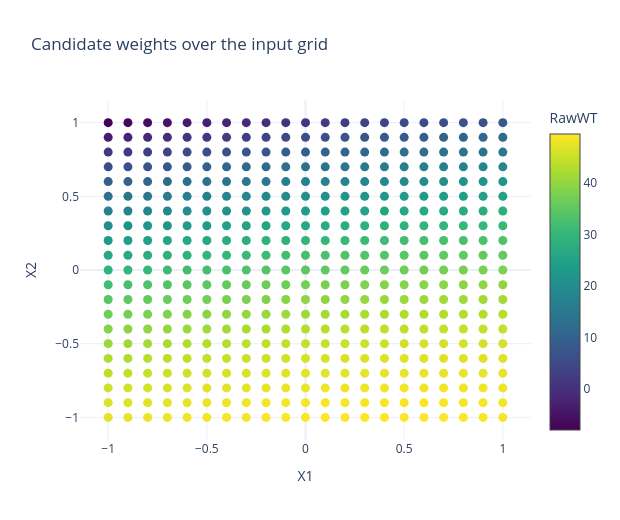

This figure's notebook cell:
### Markdown cell above
The raw weight ``RawWT`` shown in color over the input grid (highest toward the upper-left corner):

### Code cell
go.Figure(
    go.Scatter(x=candidate["X1"], y=candidate["X2"], mode="markers",
               marker={"color": candidate["RawWT"], "colorscale": "Viridis",
                       "colorbar": {"title": "RawWT"}, "size": 9})
).update_layout(title="Candidate weights over the input grid",
                xaxis_title="X1", yaxis_title="X2", template="plotly_white",
                width=620, height=520)

### Figure 1 — Plotly figure (JSON) as saved in the notebook; plotly's stock layout.template omitted (floating-point values rounded to 4 significant figures; data arrays with more than 128 entries replaced by an {"elided": "..."} marker saying what was removed)
{"data": [{"marker": {"color": {"elided": "441 float values"}, "colorbar": {"title": {"text": "RawWT"}}, "colorscale": [[0, "#440154"], [0.1111, "#482878"], [0.2222, "#3e4989"], [0.3333, "#31688e"], [0.4444, "#26828e"], [0.5556, "#1f9e89"], [0.6667, "#35b779"], [0.7778, "#6ece58"], [0.8889, "#b5de2b"], [1, "#fde725"]], "size": 9}, "mode": "markers", "type": "scatter", "x": {"elided": "441 float values"}, "y": {"elided": "441 float values"}}], "layout": {"height": 520, "title": {"text": "Candidate weights over the input grid"}, "width": 620, "xaxis": {"title": {"text": "X1"}}, "yaxis": {"title": {"text": "X2"}}}}
